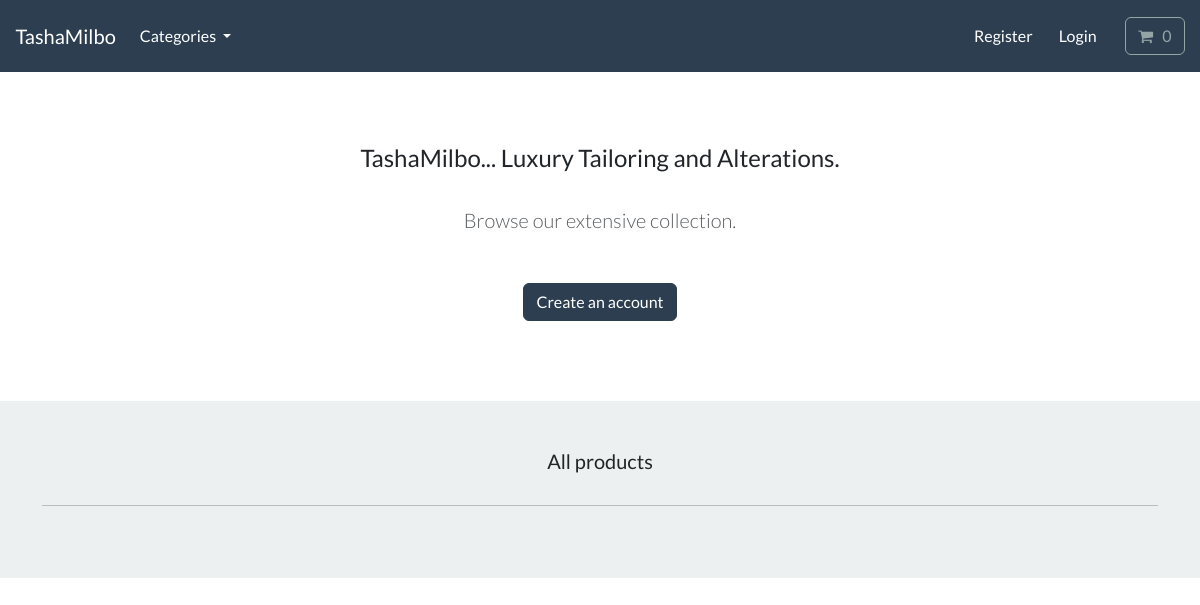
The app's page /, older data.
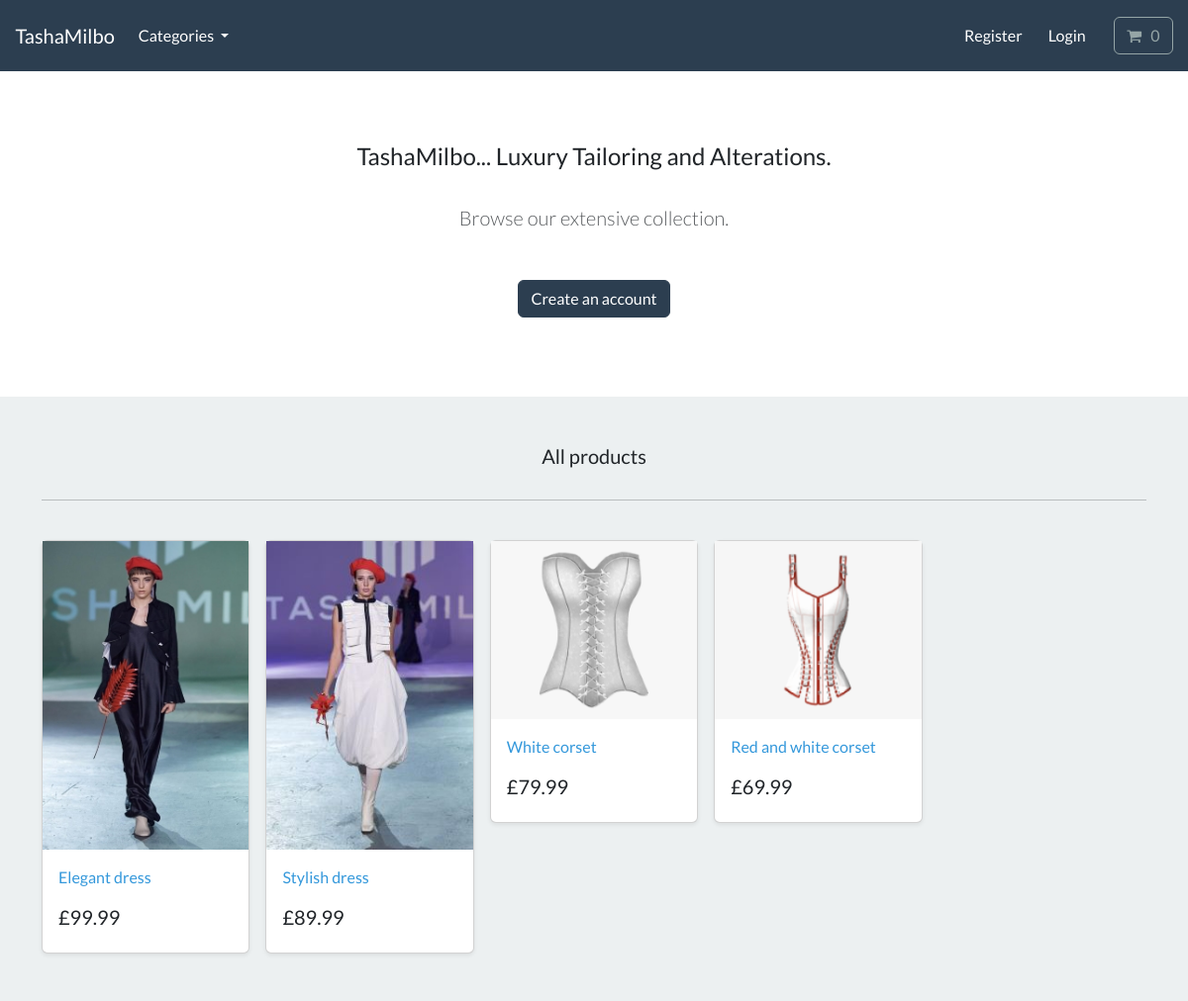
The same page, newer data.
### store/models.py (models this page shows, shortened)
class Product(models.Model):
    category = models.ForeignKey(Category, related_name='product', on_delete=models.CASCADE, null=True)
    title = models.CharField(max_length=250, db_index=True)
    brand = models.CharField(max_length=250, default='un-branded')
    description = models.TextField(blank=True)
    slug = models.SlugField(max_length=255)
    price = models.DecimalField(max_digits=4, decimal_places=2)
    image = models.ImageField(upload_to='images/')
    class Meta:
        verbose_name_plural = 'products'
    def get_absolute_url(self):
        return reverse('product-info', args=[self.slug])

### store/views.py (the view)
# urls.py: path('', include('store.urls')),
def store(request):
    all_products = Product.objects.all()
    context = {'my_products': all_products}
    return render(request, 'store/store.html', context)

### cart/cart.py (called while the page is built)
    def __len__(self):
        return sum(item['qty'] for item in self.cart.values())

### cart/context_processors.py (called while the page is built)
def cart(request):
    return {'cart': Cart(request)}

### store/models.py (called while the page is built)
    def get_absolute_url(self):
        return reverse('list-category', args=[self.slug])

### store/views.py (called while the page is built)
def categories(request):
    all_categories = Category.objects.all()
    return {'all_categories': all_categories}

### store/templates/store/store.html
{% extends "./base.html" %}
{% load static %}
{% block content %}
    <section class="py-4 text-center container">
        <div class="row py-lg-5">
            <div class="col-lg-6 col-md-8 mx-auto">
                <h4> TashaMilbo... Luxury Tailoring and Alterations. </h4>
                <br>
                <p class="lead text-muted">
                Browse our extensive collection.
                </p>
                <br>
                <a href="#" class="btn btn-primary my-2"> Create an account </a>
            </div>
        </div>
    </section>
   <div class="album py-5 bg-light">
    <div class="container">
      <div class="pb-3 h5 text-center" > All products </div>
      <hr>
      <br>
      <div class="row row-cols-1 row-cols-sm-2 row-cols-md-5 g-3">
        {% for product in my_products %}
        <div class="col">
          <div class="card shadow-sm">
            <img class="img-fluid" alt="Responsive image" src="{{product.image.url}}">
            <div class="card-body">
              <p class="card-text">
                <a class="text-info text-decoration-none" href="{{ product.get_absolute_url }}">{{product.title | capfirst}}</a>
              </p>
              <div class="d-flex justify-content-between align-items-center">
                <h5> £{{product.price}} </h5>
              </div>
            </div>
          </div>
        </div>
        {% endfor %}
      </div>
    </div>
  </div>
{% endblock %}

### store/templates/store/base.html (shortened to what this page needs)
{% load static %}
<!DOCTYPE html>
<html>
    <head>
        <link rel="stylesheet" href="https://bootswatch.com/5/flatly/bootstrap.min.css">
        <link rel="stylesheet" href="https://cdnjs.cloudflare.com/ajax/libs/font-awesome/4.7.0/css/font-awesome.min.css">
    </head>
    <nav class="navbar navbar-expand-lg bg-primary justify-content-center">
        <a class="navbar-brand main-heading text-white" href="{% url 'store' %}">
        &nbsp; &nbsp; TashaMilbo
        </a>
        <div class="collapse navbar-collapse" id="navbarCollapse">
            <ul class="navbar-nav me-auto mb-2 mb-md-0">
                <li class="nav-item dropdown">
                    <a class="nav-link dropdown-toggle text-white" href="#" id="navbarDropdown" role="button"
                    data-bs-toggle="dropdown" aria-expanded="false">
                        Categories
                    </a>
                </li>
            </ul>
        </div>
        <div class="collapse navbar-collapse text-center" id="navbarNavDropdown">
            <ul class="navbar-nav ms-auto">
                <li class="nav-item">
                    <a class="btn btn-alert navbar-btn text-white" type="button"  href="/"> Register </a>
                </li>
                <li class="nav-item">
                    <a class="btn btn-alert navbar-btn text-white" type="button"  href="/"> Login </a>
                </li>
                <li class="nav-item">
                    <a type="button" role="button" href="{% url 'cart-summary' %}" class="btn btn-outline-secondary">
                        <i class="fa fa-shopping-cart" aria-hidden="true"> </i>
                        <div id="cart-qty" class="d-inline-flex">
                             {% with qty_amount=cart|length %}
                               {% if qty_amount > 0 %}
                                  {{qty_amount}}
                                     {% else %}
                                         0
                                {% endif %}
                             {% endwith %}
                        </div>
                    </a>
                </li>
            </ul>
        </div>
    </nav>
    <body>
        {% block content %}
        {% endblock %}
    </body>
</html>

Row changes from the older to the newer data that the page shows:
added Product: image (picture), title "Elegant dress", price "99.99"
added Product: image (picture), title "Stylish dress", price "89.99"
added Product: image (picture), title "White corset", price "79.99"
added Product: image (picture), title "Red and white corset", price "69.99"
